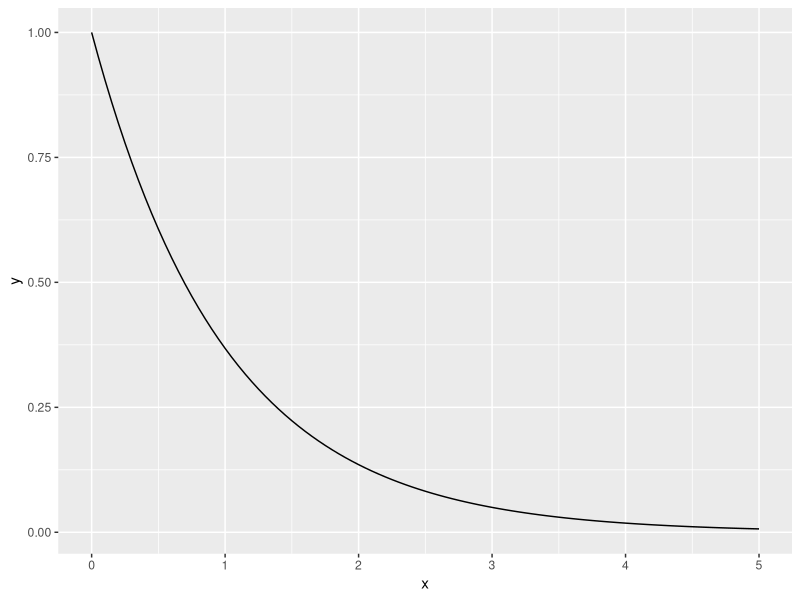
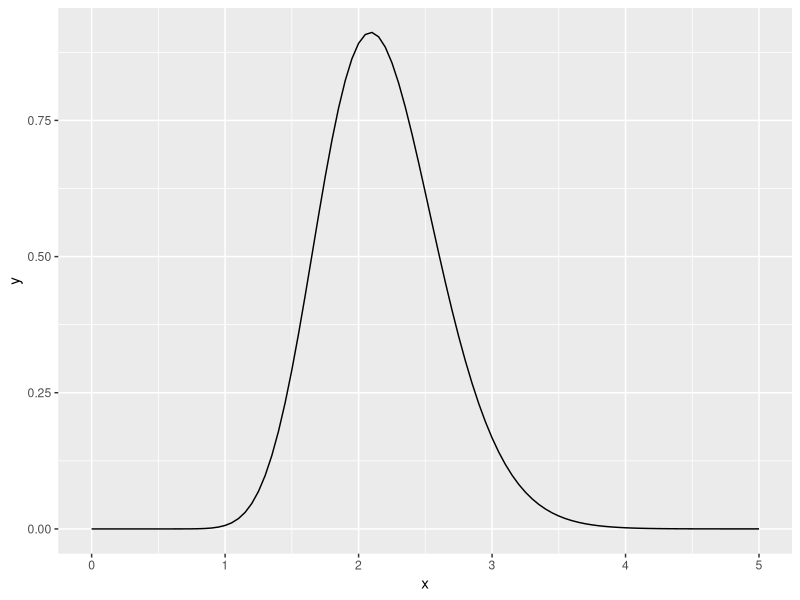
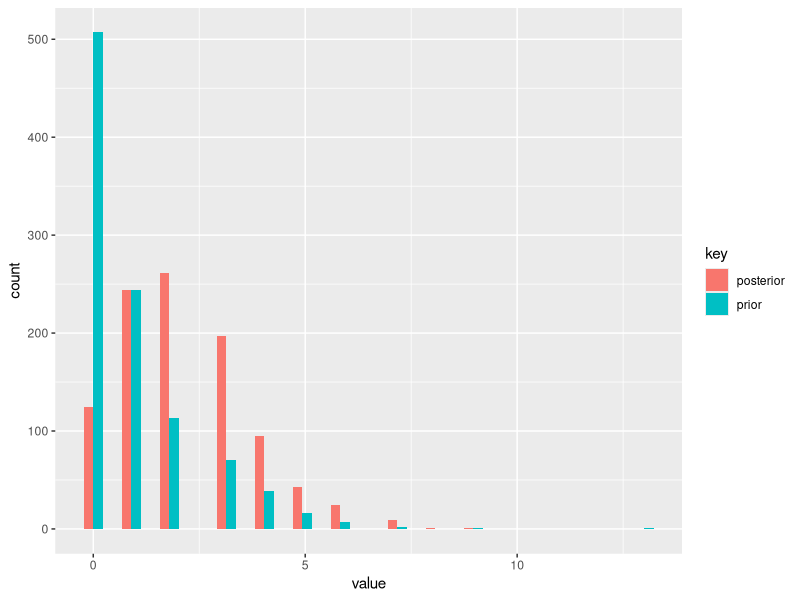
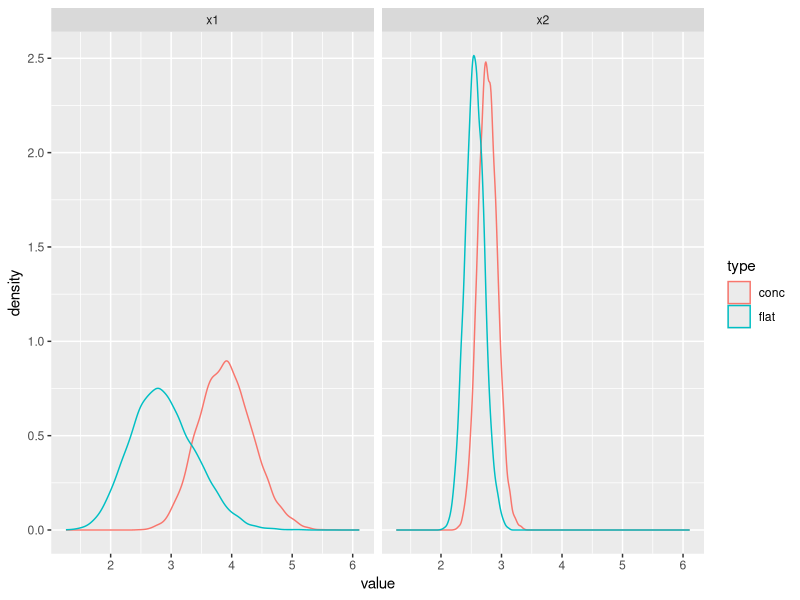
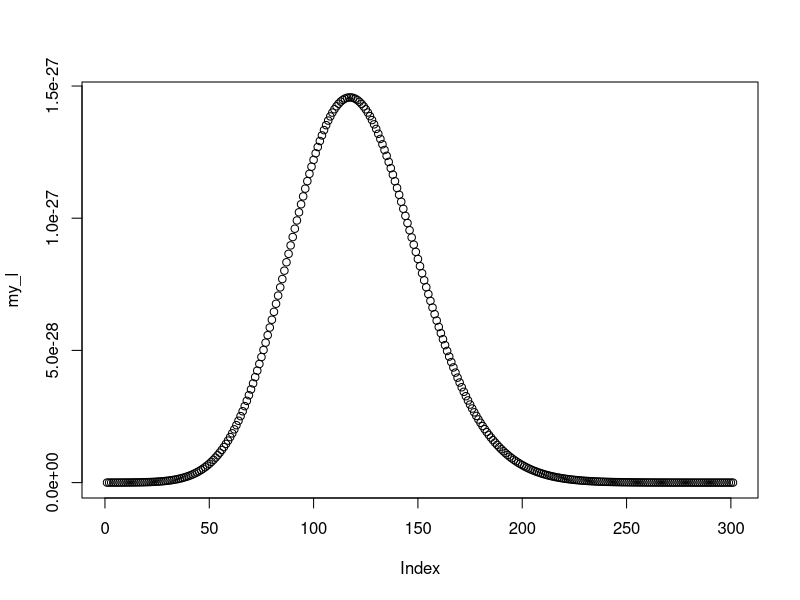
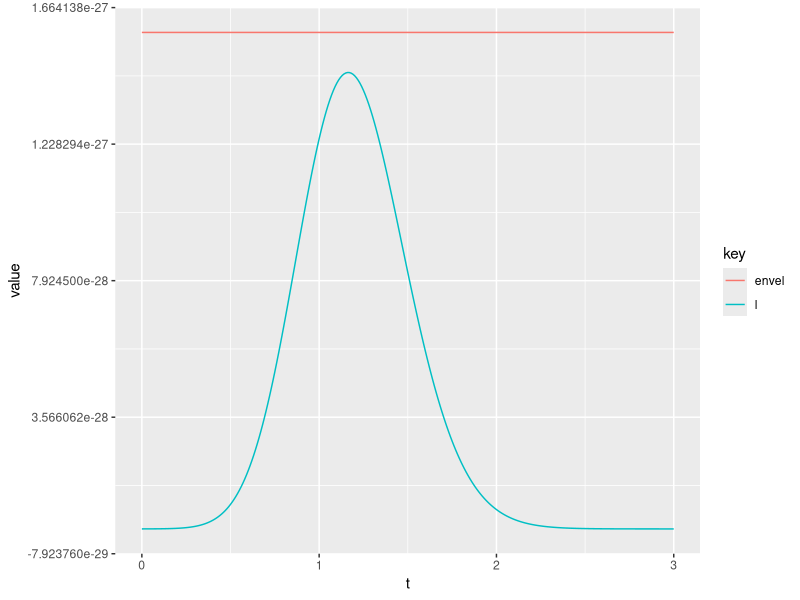
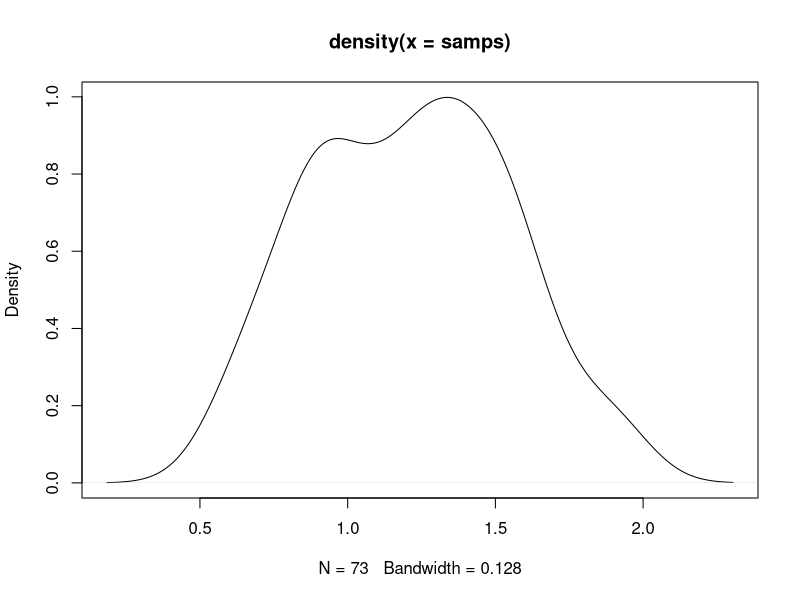
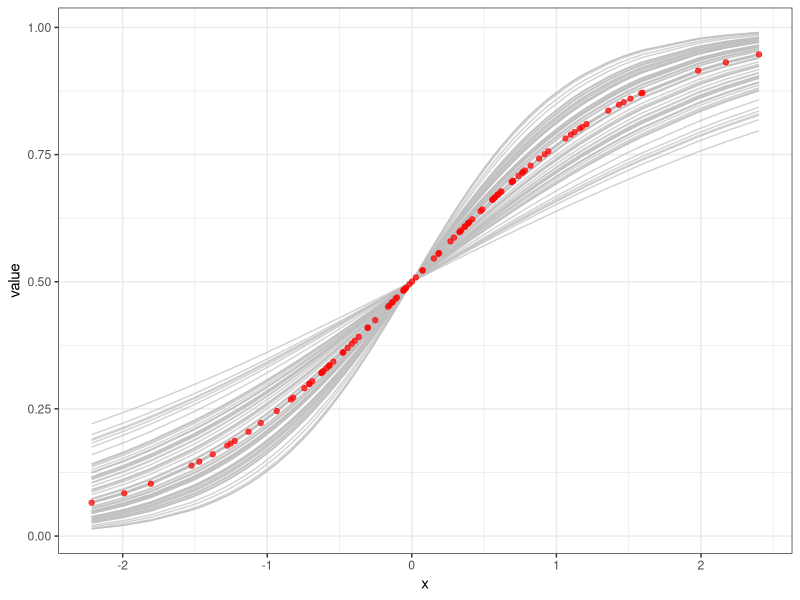

The R script that drew these images, in order:
## ---- chunk 1
togs <- T
library(ggplot2)
library(dplyr)
library(reshape2)
library(tidyr)
library(MASS)
library(ggforce)
library(mixtools)
library(ade4)
library(ggfortify)
library(numDeriv)

# togs <- FALSE
## ---- chunk 2
x <- c(3, 2, 1, 1, 5, 4, 0, 0, 4, 3)

# b
# quick visual check of the prior
ggplot(data = data.frame(x = seq(0, 5, by = 0.01)), aes(x = x)) +
  stat_function(fun = dgamma, args = list(shape = 1, rate = 1))
palpha <- 1
pbeta  <- 1
alpha_post <- palpha + sum(x)
beta_post  <- pbeta + length(x)
ggplot(data = data.frame(x = seq(0, 5, by = 0.01)), aes(x = x)) +
  stat_function(fun = dgamma, args = list(shape = alpha_post, rate = beta_post))


# probability of being higher than 2.5
1 - pgamma(2.5, alpha_post, beta_post)

# interval
qgamma(c(0.025, 0.975), alpha_post, beta_post)


# d
prior_pred <- rnbinom(1000, size = palpha, prob = 1 - 1 / (pbeta + 1))
post_pred  <- rnbinom(1000, size = palpha + sum(x), prob = 1 - 1 / (pbeta + 10 + 1))
df         <- data.frame(prior = prior_pred, posterior = post_pred)
df         <- gather(df)
ggplot(df, aes(x = value, fill = key)) +
  geom_histogram(position = "dodge")

# e
set.seed(1)
x1 <- rpois(10, 2.5)
x2 <- rpois(100, 2.5)
alpha_flat <- 1
beta_flat  <- 0.1
alpha_conc <- 50
beta_conc  <- 10
n          <- 10000
df_flat    <- data.frame(x1 = rgamma(n, alpha_flat + sum(x1), beta_flat + 10), 
                         x2 = rgamma(n, alpha_flat + sum(x2), beta_flat + 100), 
                         type = "flat")
df_flat    <- tidyr::gather(df_flat, key = "key", value = "value", - type)
df_conc    <- data.frame(x1 = rgamma(n, alpha_conc + sum(x1), beta_conc + 10), 
                         x2 = rgamma(n, alpha_conc + sum(x2), beta_conc + 100), 
                         type = "conc")
df_conc    <- tidyr::gather(df_conc, key = "key", value = "value", - type)
df         <- rbind(df_flat, df_conc)
ggplot(data = df, aes(x = value, color = type)) +
  facet_wrap(~ key) +
  geom_density()
## ---- chunk 3
# Let's say we believe that the mean of beta is 0.5. Since we are not very sure 
# about this, we will give it a relatively high variance. So a normal prior with 
# mean 0.5 and standard deviation 5. But there is no right solution to this,
# this is basically us expressing our prior belief in the parameter values.
set.seed(1)
inv_log <- function (z) {
  return (1 / (1 + exp(-z)))
}

x <- rnorm(100)
y <- x
y <- rbinom(100, size = 1, prob = inv_log(1.2 * x))

l_logistic <- function (beta, X, y) {
  logl <- -sum(y * log(inv_log(as.vector(beta %*% X))) + (1 - y) * log((1 - inv_log(as.vector(beta %*% X)))))
  if (is.nan(logl)) logl <- Inf
  return(logl)
}

my_optim <- optim(par = 0.5, fn = l_logistic, method = "L-BFGS-B",
                  lower = 0, upper = 10, X = x, y = y)
my_optim$par

f_logistic <- function (beta, X, y) {
  logl <- prod(inv_log(as.vector(beta %*% X))^y * (1 - inv_log(as.vector(beta %*% X)))^(1 - y))
  return(logl)
}

a <- seq(0, 3, by = 0.01)
my_l <- c()
for (i in a) {
  my_l <- c(my_l, f_logistic(i, x, y) * dnorm(i, 0.5, 5))
}
plot(my_l)

envlp <- 10^(-25.8) * dunif(a, -5, 5) # found by trial and error

tmp <- data.frame(envel = envlp, l = my_l, t = a)
tmp <- gather(tmp, key = "key", value = "value", - t)
ggplot(tmp, aes(x = t, y = value, color = key)) +
  geom_line() # envelope OK


set.seed(1)
nsamps <- 1000
samps  <- c()
for (i in 1:nsamps) {
  tmp <- runif(1, -5, 5)
  u   <- runif(1, 0, 1)
  if (u < (f_logistic(tmp, x, y) * dnorm(tmp, 0.5, 5)) / 
      (10^(-25.8) * dunif(tmp, -5, 5))) {
    samps <- c(samps, tmp)
  }
}
plot(density(samps))
mean(samps)
median(samps)

truth_p <- data.frame(x = x, prob = inv_log(1.2 * x), type = "truth")
preds   <- inv_log(x %*% t(samps))
preds   <- gather(cbind(as.data.frame(preds), x = x), key = "key", 
                  "value" = value, - x)

ggplot(preds, aes(x = x, y = value)) +
  geom_line(aes(group = key), color = "gray", alpha = 0.7) +
  geom_point(data = truth_p, aes(y = prob), color = "red", alpha = 0.7) +
  theme_bw()
